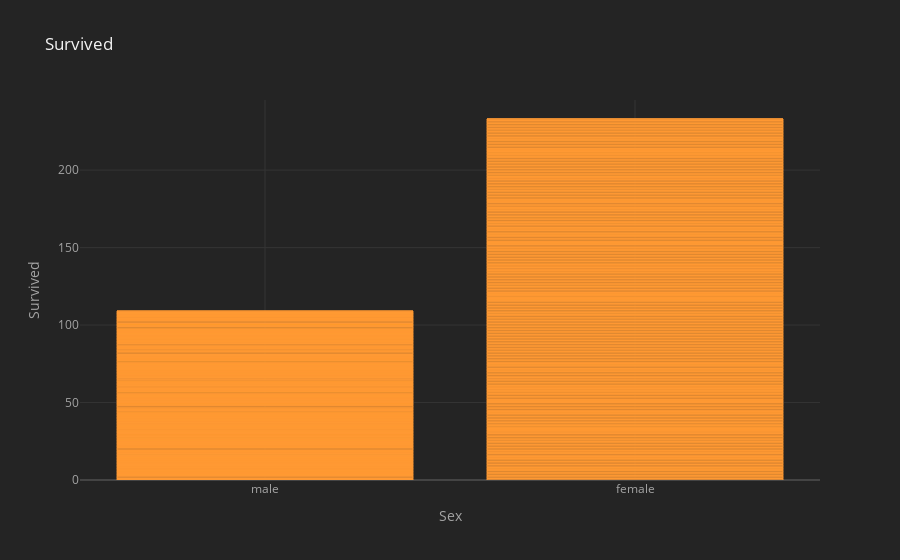

Write notebook code for a chart like this one.
### Markdown cell above
# Bar Plot

### Code cell
titanic.iplot(kind = 'bar', x = 'sex', y = 'survived', title = 'Survived', xTitle = 'Sex', yTitle = 'Survived')

### Figure 1 — Plotly figure (JSON) as saved in the notebook; plotly's stock layout.template omitted (floating-point values rounded to 4 significant figures; data arrays with more than 128 entries replaced by an {"elided": "..."} marker saying what was removed)
{"data": [{"marker": {"color": "rgba(255, 153, 51, 0.6)", "line": {"color": "rgba(255, 153, 51, 1.0)", "width": 1}}, "name": "survived", "orientation": "v", "text": "", "type": "bar", "x": {"elided": "891 str values"}, "y": {"elided": "891 int values"}}], "layout": {"legend": {"bgcolor": "#242424", "font": {"color": "#F4F4F4"}}, "paper_bgcolor": "#242424", "plot_bgcolor": "#242424", "title": {"font": {"color": "#F4F4F4"}, "text": "Survived"}, "xaxis": {"gridcolor": "#343434", "showgrid": true, "tickfont": {"color": "#A4A4A4"}, "title": {"font": {"color": "#A4A4A4"}, "text": "Sex"}, "zerolinecolor": "#444444"}, "yaxis": {"gridcolor": "#343434", "showgrid": true, "tickfont": {"color": "#A4A4A4"}, "title": {"font": {"color": "#A4A4A4"}, "text": "Survived"}, "zerolinecolor": "#444444"}}}
